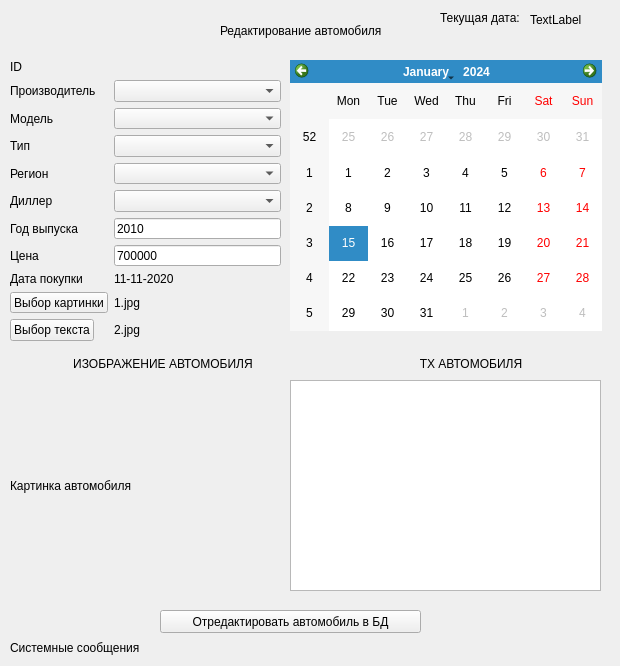
<?xml version="1.0" encoding="UTF-8"?>
<ui version="4.0">
 <class>Form2</class>
 <widget class="QWidget" name="Form2">
  <property name="geometry">
   <rect>
    <x>0</x>
    <y>0</y>
    <width>620</width>
    <height>666</height>
   </rect>
  </property>
  <property name="windowTitle">
   <string>Добавить автомобиль в БД</string>
  </property>
  <widget class="QPushButton" name="pushButtonChange">
   <property name="geometry">
    <rect>
     <x>160</x>
     <y>610</y>
     <width>261</width>
     <height>23</height>
    </rect>
   </property>
   <property name="text">
    <string>Отредактировать автомобиль в БД</string>
   </property>
  </widget>
  <widget class="QLabel" name="label_6">
   <property name="geometry">
    <rect>
     <x>220</x>
     <y>20</y>
     <width>161</width>
     <height>21</height>
    </rect>
   </property>
   <property name="text">
    <string>Редактирование автомобиля</string>
   </property>
  </widget>
  <widget class="QCalendarWidget" name="calendarWidget">
   <property name="geometry">
    <rect>
     <x>290</x>
     <y>60</y>
     <width>312</width>
     <height>271</height>
    </rect>
   </property>
  </widget>
  <widget class="QLabel" name="label_12">
   <property name="geometry">
    <rect>
     <x>10</x>
     <y>380</y>
     <width>281</width>
     <height>211</height>
    </rect>
   </property>
   <property name="text">
    <string>Картинка автомобиля</string>
   </property>
  </widget>
  <widget class="QWidget" name="formLayoutWidget">
   <property name="geometry">
    <rect>
     <x>10</x>
     <y>60</y>
     <width>271</width>
     <height>281</height>
    </rect>
   </property>
   <layout class="QFormLayout" name="formLayout">
    <item row="0" column="0">
     <widget class="QLabel" name="label_9">
      <property name="text">
       <string>ID</string>
      </property>
     </widget>
    </item>
    <item row="0" column="1">
     <widget class="QLabel" name="labelID">
      <property name="text">
       <string/>
      </property>
     </widget>
    </item>
    <item row="1" column="0">
     <widget class="QLabel" name="label_4">
      <property name="text">
       <string>Производитель</string>
      </property>
     </widget>
    </item>
    <item row="1" column="1">
     <widget class="QComboBox" name="comboBoxProiz2"/>
    </item>
    <item row="2" column="0">
     <widget class="QLabel" name="label_5">
      <property name="text">
       <string>Модель</string>
      </property>
     </widget>
    </item>
    <item row="2" column="1">
     <widget class="QComboBox" name="comboBoxModel2"/>
    </item>
    <item row="3" column="0">
     <widget class="QLabel" name="label">
      <property name="text">
       <string>Тип</string>
      </property>
     </widget>
    </item>
    <item row="3" column="1">
     <widget class="QComboBox" name="comboBoxType2"/>
    </item>
    <item row="4" column="0">
     <widget class="QLabel" name="label_8">
      <property name="text">
       <string>Регион</string>
      </property>
     </widget>
    </item>
    <item row="4" column="1">
     <widget class="QComboBox" name="comboBoxRegion2"/>
    </item>
    <item row="5" column="0">
     <widget class="QLabel" name="label_11">
      <property name="text">
       <string>Диллер</string>
      </property>
     </widget>
    </item>
    <item row="5" column="1">
     <widget class="QComboBox" name="comboBoxDiller2"/>
    </item>
    <item row="6" column="0">
     <widget class="QLabel" name="label_2">
      <property name="text">
       <string>Год выпуска</string>
      </property>
     </widget>
    </item>
    <item row="6" column="1">
     <widget class="QLineEdit" name="lineEditYear">
      <property name="text">
       <string>2010</string>
      </property>
     </widget>
    </item>
    <item row="7" column="0">
     <widget class="QLabel" name="label_3">
      <property name="text">
       <string>Цена</string>
      </property>
     </widget>
    </item>
    <item row="7" column="1">
     <widget class="QLineEdit" name="lineEditCena">
      <property name="text">
       <string>700000</string>
      </property>
     </widget>
    </item>
    <item row="8" column="0">
     <widget class="QLabel" name="label_7">
      <property name="text">
       <string>Дата покупки</string>
      </property>
     </widget>
    </item>
    <item row="8" column="1">
     <widget class="QLabel" name="labelbuydate">
      <property name="text">
       <string>11-11-2020</string>
      </property>
     </widget>
    </item>
    <item row="9" column="0">
     <widget class="QPushButton" name="pushButtonJPG">
      <property name="text">
       <string>Выбор картинки</string>
      </property>
     </widget>
    </item>
    <item row="9" column="1">
     <widget class="QLabel" name="labelJPG">
      <property name="text">
       <string>1.jpg</string>
      </property>
     </widget>
    </item>
    <item row="10" column="0">
     <widget class="QPushButton" name="pushButtonTXT">
      <property name="text">
       <string>Выбор текста</string>
      </property>
     </widget>
    </item>
    <item row="10" column="1">
     <widget class="QLabel" name="labeltext">
      <property name="text">
       <string>2.jpg</string>
      </property>
     </widget>
    </item>
   </layout>
  </widget>
  <widget class="QLabel" name="label_13">
   <property name="geometry">
    <rect>
     <x>10</x>
     <y>640</y>
     <width>601</width>
     <height>16</height>
    </rect>
   </property>
   <property name="text">
    <string>Системные сообщения</string>
   </property>
  </widget>
  <widget class="QTextBrowser" name="textBrowser">
   <property name="geometry">
    <rect>
     <x>290</x>
     <y>380</y>
     <width>311</width>
     <height>211</height>
    </rect>
   </property>
  </widget>
  <widget class="QLabel" name="labelnowdate">
   <property name="geometry">
    <rect>
     <x>530</x>
     <y>10</y>
     <width>81</width>
     <height>20</height>
    </rect>
   </property>
   <property name="text">
    <string>TextLabel</string>
   </property>
  </widget>
  <widget class="QLabel" name="label_10">
   <property name="geometry">
    <rect>
     <x>0</x>
     <y>350</y>
     <width>291</width>
     <height>28</height>
    </rect>
   </property>
   <property name="text">
    <string>                      ИЗОБРАЖЕНИЕ АВТОМОБИЛЯ</string>
   </property>
  </widget>
  <widget class="QLabel" name="label_14">
   <property name="geometry">
    <rect>
     <x>310</x>
     <y>350</y>
     <width>291</width>
     <height>28</height>
    </rect>
   </property>
   <property name="text">
    <string>                                 ТХ АВТОМОБИЛЯ</string>
   </property>
  </widget>
  <widget class="QLabel" name="label_15">
   <property name="geometry">
    <rect>
     <x>440</x>
     <y>10</y>
     <width>91</width>
     <height>16</height>
    </rect>
   </property>
   <property name="text">
    <string>Текущая дата:</string>
   </property>
  </widget>
 </widget>
 <resources/>
 <connections/>
</ui>
